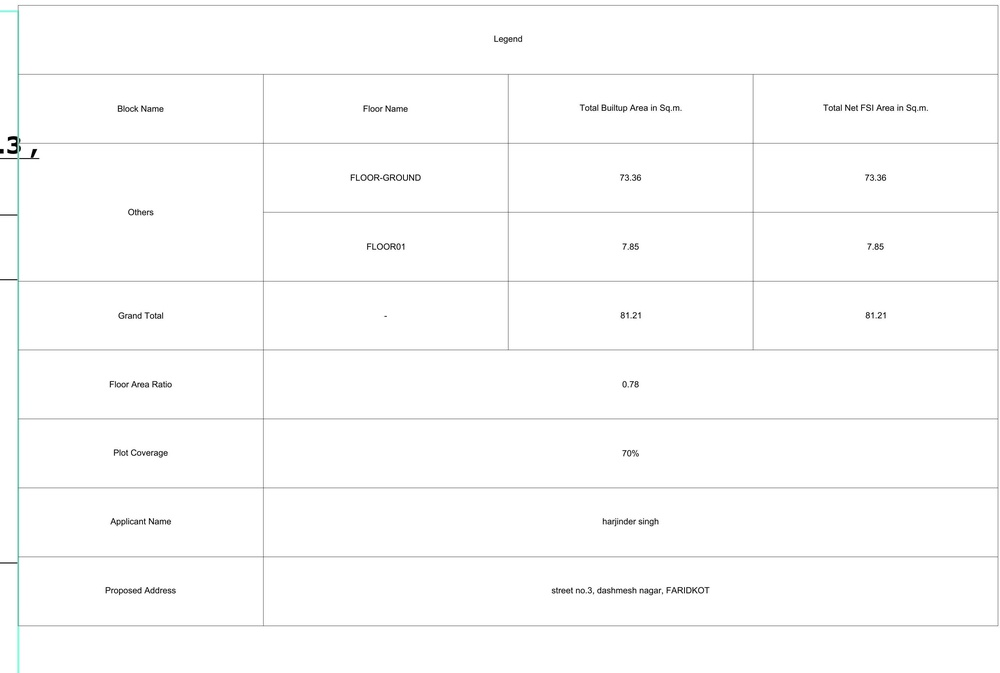
#> input picture yolov8_segments/100 PBFDKFARID22941/object_0_class0.jpg, 1000 x 673 px, shrunk from 3275 x 2205 before the run
$ python -i remove_zeros.py   (imports and definitions only)   (older library calls are emulated)
#> lines starting #> are read from the running program, lines starting #| are printed output that depends on the picture
#> further down, picture is the input picture: PIL image 1000x673 RGB; mean R, G, B 252.2, 252.3, 252.3
import cv2
import numpy as np
import os
from PIL import Image
import matplotlib.pyplot as plt


import cv2
import numpy as np
from PIL import Image
import os

class SeamCarver:
    def __init__(self, pil_image):
        self.pil_image = pil_image.convert("RGB")

    def get_seam_carving_cuts(self, ksize=3, num_of_zeros = 5):

#> called with ksize = 3, num_of_zeros = 5
        img = np.array(self.pil_image)

        gray = cv2.cvtColor(img, cv2.COLOR_BGR2GRAY)
        sobel_x = cv2.Sobel(gray, cv2.CV_64F, 1, 0, ksize=ksize)
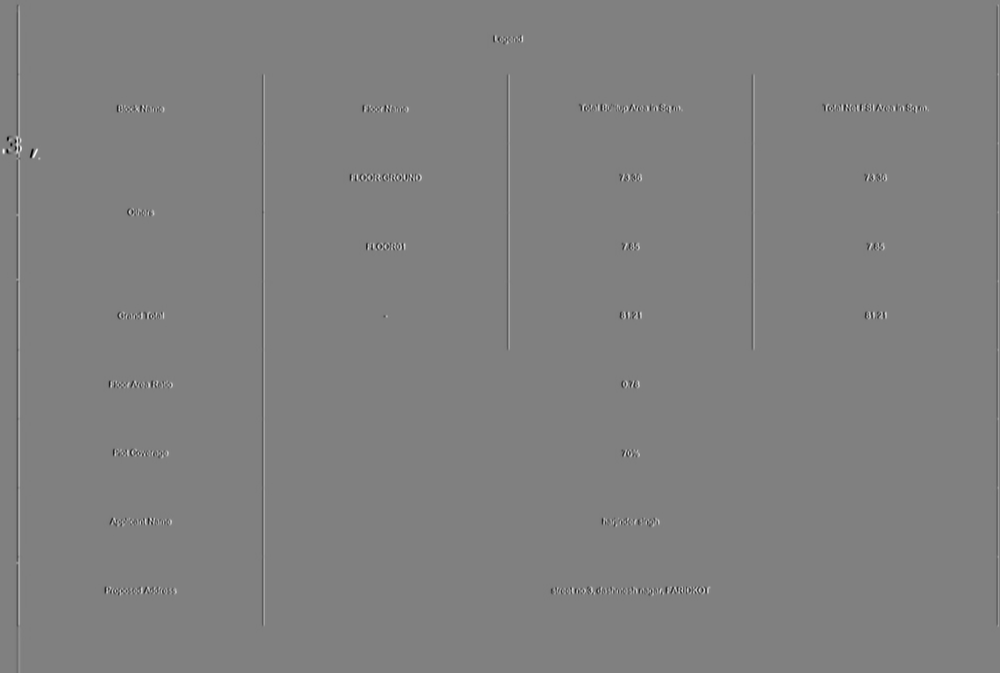
#> sobel_x: shape (673, 1000) float64; min -1016, max 1006, mean -0.2; drawn with min black and max white
        sobel_y = cv2.Sobel(gray, cv2.CV_64F, 0, 1, ksize=ksize)
        energy = np.abs(sobel_x) + np.abs(sobel_y)
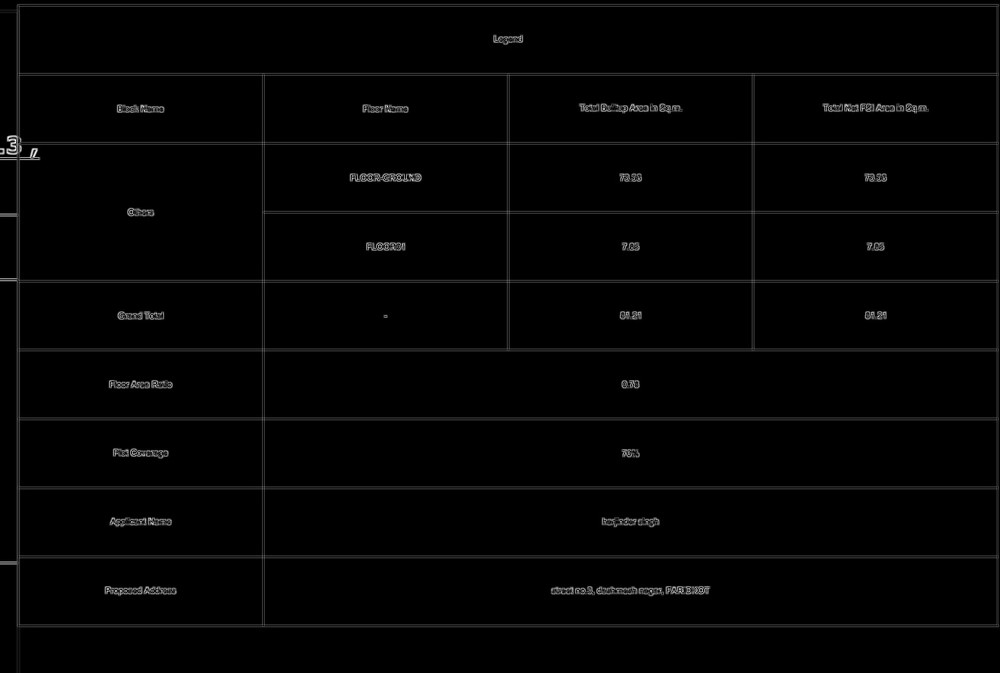
#> energy: shape (673, 1000) float64; min 0, max 1460, mean 20.1; drawn with min black and max white

        # Find zero-energy rows and columns
        zero_rows = np.where(np.all(energy == 0, axis=1))[0]
#> zero_rows = empty array
        zero_cols = np.where(np.all(energy == 0, axis=0))[0]
#> zero_cols = empty array

        # Remove rows if more than  num_of_zeros are zero
        img_array = np.array(img)
        if len(zero_rows) > num_of_zeros:
            energy = np.delete(energy, zero_rows, axis=0)
            img_array = np.delete(img_array, zero_rows, axis=0)

        # Remove columns if more than 5 are zero
        if len(zero_cols) > num_of_zeros:
            energy = np.delete(energy, zero_cols, axis=1)
            img_array = np.delete(img_array, zero_cols, axis=1)

        cleaned_image = Image.fromarray(img_array)

        return cleaned_image


>>> from PIL import Image
>>> picture = Image.open('../../yolov8_segments/100 PBFDKFARID22941/object_0_class0.jpg')
>>> result = SeamCarver(picture).get_seam_carving_cuts()

$ run again, on yolov8_segments/100 PBFDKFARID22941/object_1_class4.jpg
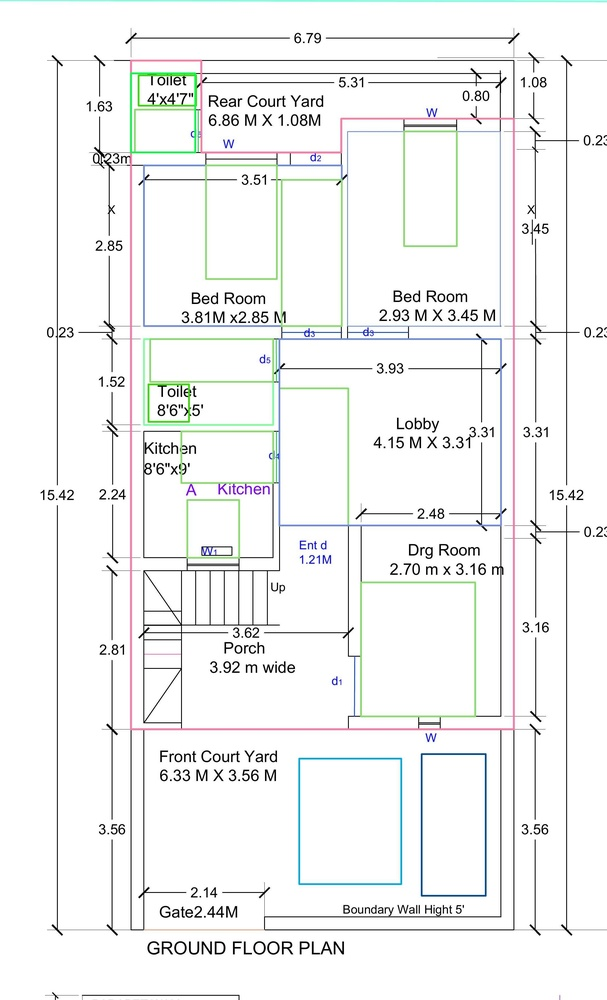
#> input picture yolov8_segments/100 PBFDKFARID22941/object_1_class4.jpg, 607 x 1000 px, shrunk from 2142 x 3530 before the run
#> picture is the input picture: PIL image 607x1000 RGB; mean R, G, B 242.9, 243.9, 243.4
#> in get_seam_carving_cuts, `energy = np.abs(sobel_x) + np.abs(sobel_y)`:
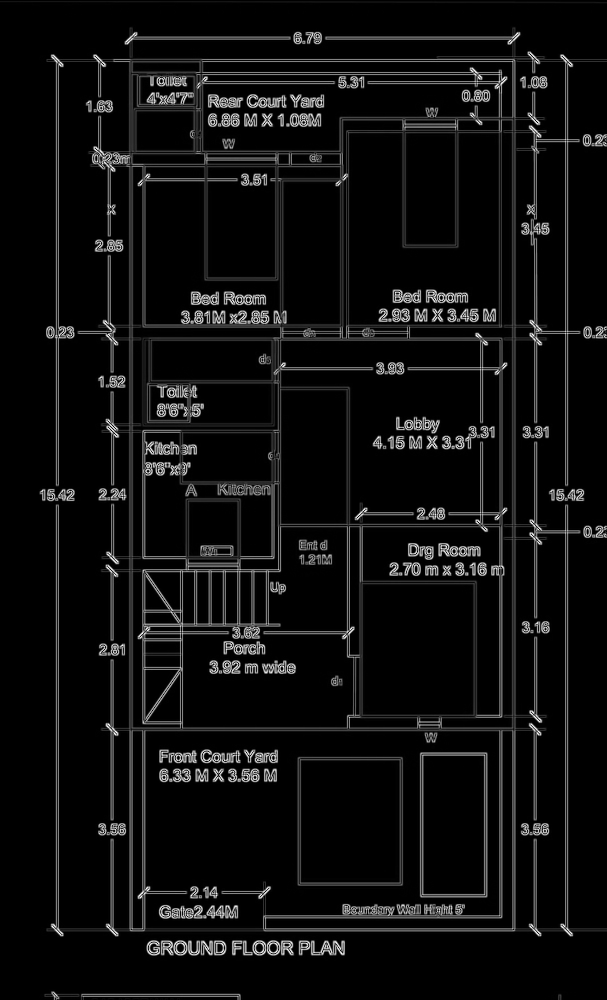
#> energy: shape (1000, 607) float64; min 0, max 1512, mean 88.3; drawn with min black and max white
#> zero_rows = 32 values from 18 to 987
#> zero_cols = empty array
#> in get_seam_carving_cuts, `img_array = np.delete(img_array, zero_rows, axis=0)`:
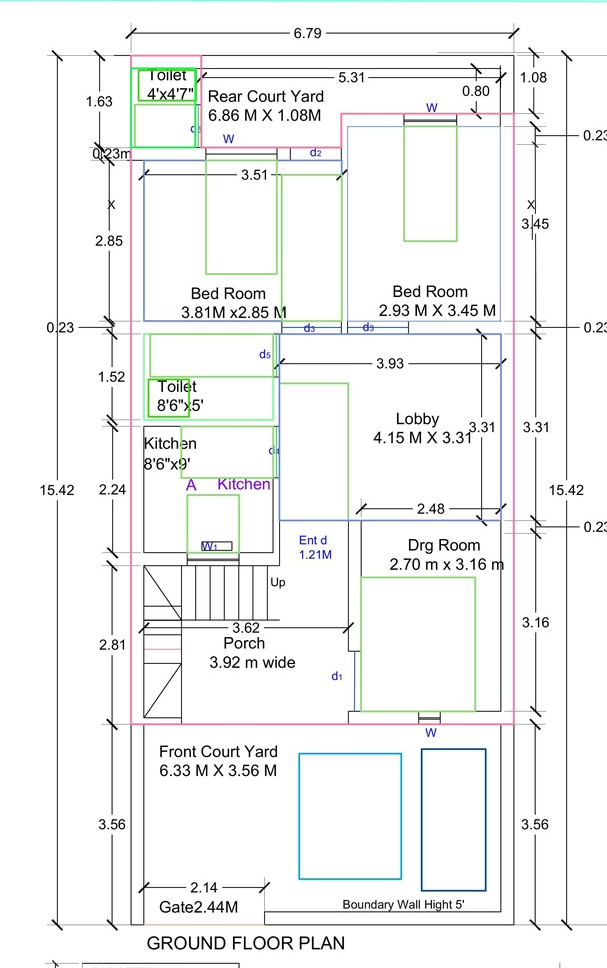
#> img_array: shape (968, 607, 3); mean R, G, B 242.5, 243.5, 243

$ run again, on yolov8_segments/100 PBFDKFARID22941/object_2_class3.jpg
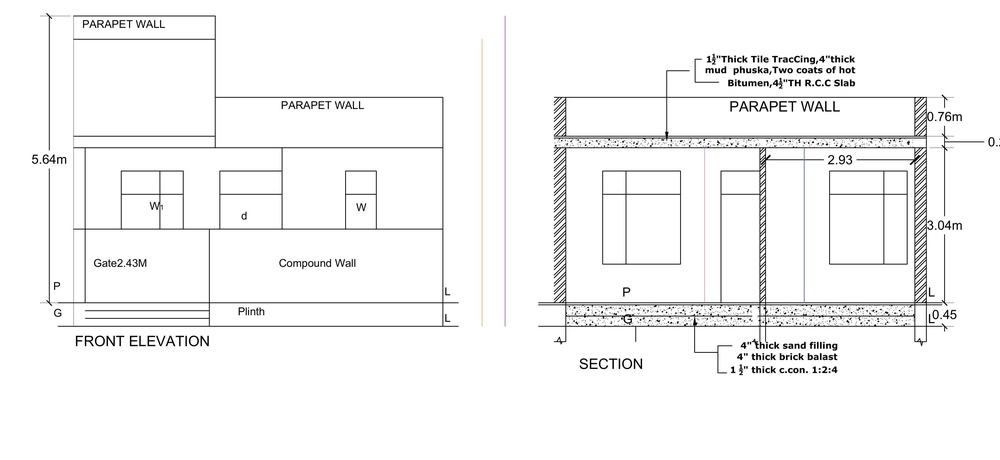
#> input picture yolov8_segments/100 PBFDKFARID22941/object_2_class3.jpg, 1000 x 460 px, shrunk from 3905 x 1798 before the run
#> picture is the input picture: PIL image 1000x460 RGB; mean R, G, B 245.8, 245.8, 245.8
#> in get_seam_carving_cuts, `energy = np.abs(sobel_x) + np.abs(sobel_y)`:
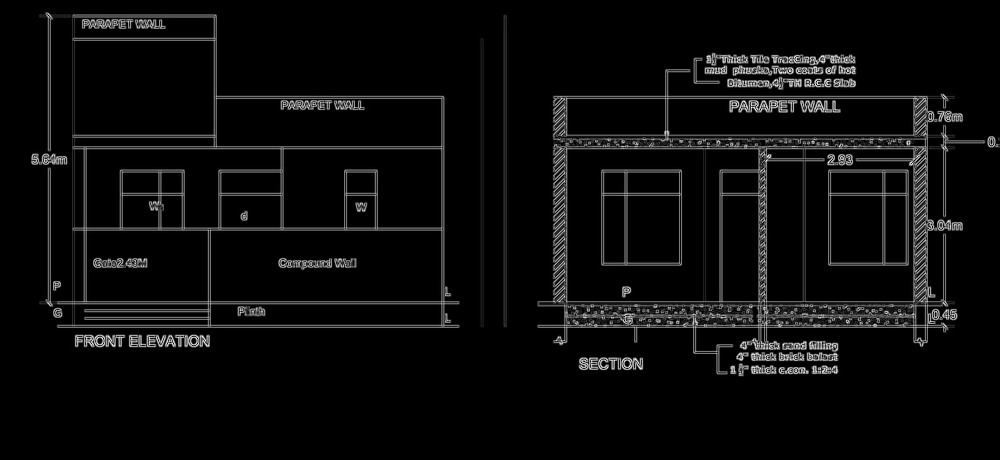
#> energy: shape (460, 1000) float64; min 0, max 1494, mean 68.2; drawn with min black and max white
#> zero_rows = 90 values from 0 to 459
#> zero_cols = 57 values from 0 to 534
#> in get_seam_carving_cuts, `img_array = np.delete(img_array, zero_cols, axis=1)`:
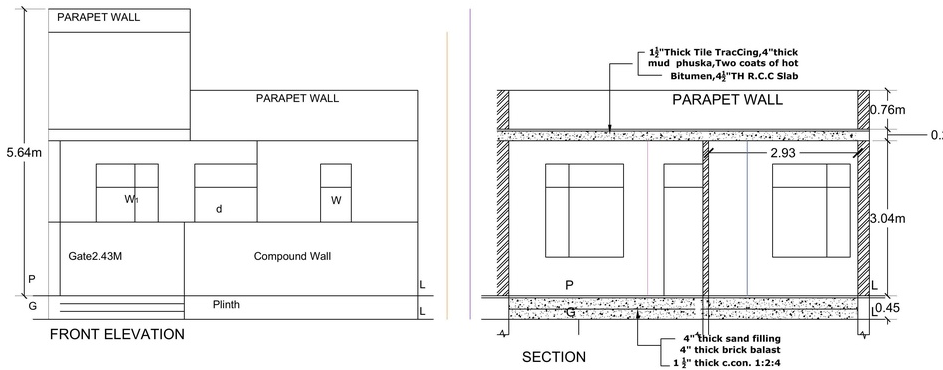
#> img_array: shape (370, 943, 3); mean R, G, B 242.9, 242.9, 242.9

$ run again, on yolov8_segments/100 PBFDKFARID22941/object_3_class2.jpg
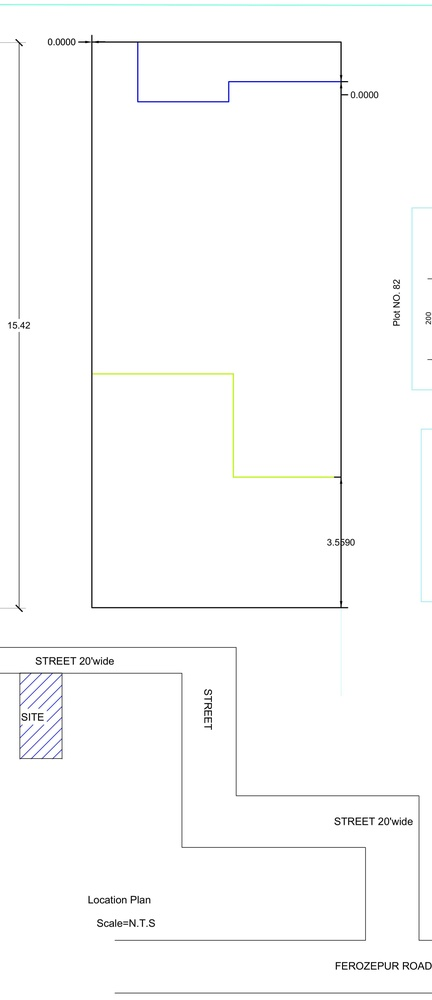
#> input picture yolov8_segments/100 PBFDKFARID22941/object_3_class2.jpg, 432 x 1000 px, shrunk from 2342 x 5424 before the run
#> picture is the input picture: PIL image 432x1000 RGB; mean R, G, B 251.1, 251.4, 251.3
#> in get_seam_carving_cuts, `energy = np.abs(sobel_x) + np.abs(sobel_y)`:
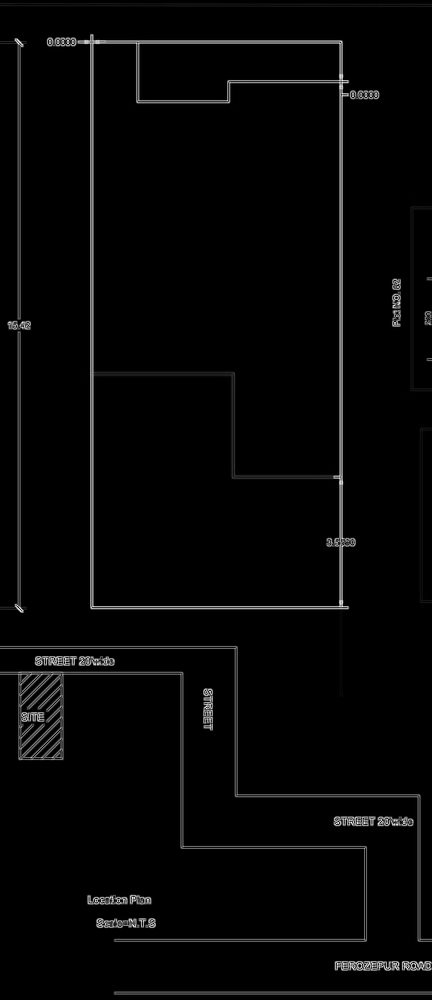
#> energy: shape (1000, 432) float64; min 0, max 1294, mean 29.1; drawn with min black and max white
#> zero_rows = 32 values from 17 to 983
#> zero_cols = empty array
#> in get_seam_carving_cuts, `img_array = np.delete(img_array, zero_rows, axis=0)`:
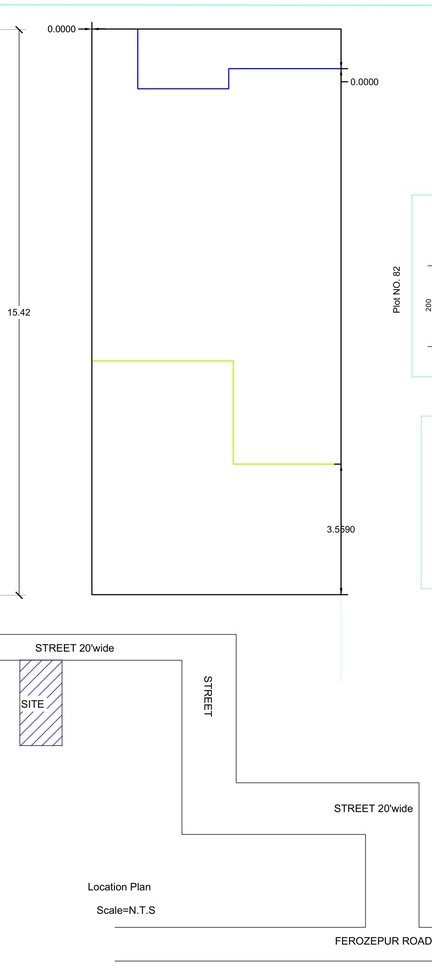
#> img_array: shape (968, 432, 3); mean R, G, B 251, 251.2, 251.2
